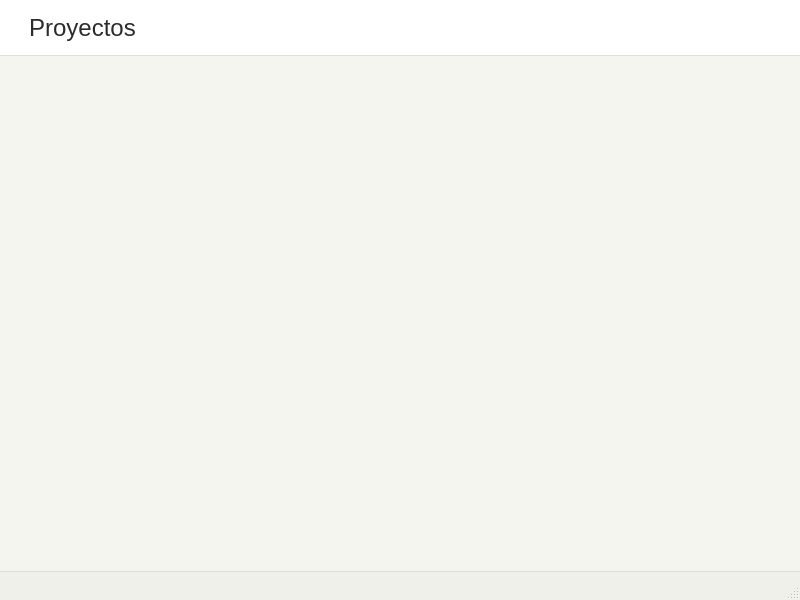
<?xml version="1.0" encoding="UTF-8"?>
<ui version="4.0">
 <class>MainWindow</class>
 <widget class="QMainWindow" name="MainWindow">
  <property name="geometry">
   <rect>
    <x>0</x>
    <y>0</y>
    <width>800</width>
    <height>600</height>
   </rect>
  </property>
  <property name="windowTitle">
   <string>Menu_principal</string>
  </property>
  <property name="styleSheet">
   <string notr="true">/* ============================================================
   HOJA DE ESTILOS QSS — Estilo Profesional Minimalista
   Clases: QMainWindow, QMenuBar, QMenu, QAction
   Tipografía: 18pt | Paleta: Tonos claros y neutros
   ============================================================ */


/* ── VENTANA PRINCIPAL ─────────────────────────────────────── */

QMainWindow {
    background-color: #F5F5F0;
    color: #1A1A1A;
    font-family: &quot;Segoe UI&quot;, &quot;Helvetica Neue&quot;, Arial, sans-serif;
    font-size: 18pt;
}

QMainWindow::separator {
    background-color: #DDDDD8;
    width: 1px;
    height: 1px;
}

QMainWindow::separator:hover {
    background-color: #B0AFA8;
}


/* ── BARRA DE MENÚ ─────────────────────────────────────────── */

QMenuBar {
    background-color: #FFFFFF;
    color: #2C2C2C;
    font-family: &quot;Segoe UI&quot;, &quot;Helvetica Neue&quot;, Arial, sans-serif;
    font-size: 18pt;
    font-weight: 400;
    border-bottom: 1px solid #E0E0DA;
    padding: 4px 8px;
    spacing: 2px;
}

QMenuBar::item {
    background-color: transparent;
    color: #2C2C2C;
    padding: 8px 18px;
    border-radius: 4px;
    margin: 2px 1px;
}

QMenuBar::item:selected {
    background-color: #EFEFEA;
    color: #111111;
}

QMenuBar::item:pressed {
    background-color: #E4E4DE;
    color: #111111;
}


/* ── MENÚ DESPLEGABLE ──────────────────────────────────────── */

QMenu {
    background-color: #FFFFFF;
    color: #2C2C2C;
    font-family: &quot;Segoe UI&quot;, &quot;Helvetica Neue&quot;, Arial, sans-serif;
    font-size: 18pt;
    font-weight: 400;
    border: 1px solid #E0E0DA;
    border-radius: 6px;
    padding: 6px 0px;
}

QMenu::item {
    background-color: transparent;
    color: #2C2C2C;
    padding: 10px 40px 10px 24px;
    margin: 1px 4px;
    border-radius: 4px;
    min-width: 180px;
}

QMenu::item:selected {
    background-color: #F0F0EA;
    color: #111111;
}

QMenu::item:pressed {
    background-color: #E4E4DE;
    color: #111111;
}

QMenu::item:disabled {
    color: #ABABAB;
    background-color: transparent;
}

/* Separadores del menú */
QMenu::separator {
    height: 1px;
    background-color: #E8E8E3;
    margin: 5px 12px;
}

/* Indicador de submenú (flecha) */
QMenu::right-arrow {
    width: 12px;
    height: 12px;
    margin-right: 8px;
    image: none;
    border-left: 2px solid #888888;
    border-bottom: 2px solid #888888;
}

/* Indicador de ítem con checkbox o ícono */
QMenu::indicator {
    width: 16px;
    height: 16px;
    margin-left: 6px;
}

QMenu::indicator:non-exclusive:unchecked {
    border: 1.5px solid #BBBBBB;
    border-radius: 3px;
    background-color: transparent;
}

QMenu::indicator:non-exclusive:checked {
    border: 1.5px solid #5A8A6A;
    border-radius: 3px;
    background-color: #5A8A6A;
}

QMenu::indicator:exclusive:unchecked {
    border: 1.5px solid #BBBBBB;
    border-radius: 8px;
    background-color: transparent;
}

QMenu::indicator:exclusive:checked {
    border: 1.5px solid #5A8A6A;
    border-radius: 8px;
    background-color: #5A8A6A;
}


/* ── BARRA DE ESTADO ───────────────────────────────────────── */

QStatusBar {
    background-color: #F0F0EA;
    color: #666660;
    font-family: &quot;Segoe UI&quot;, &quot;Helvetica Neue&quot;, Arial, sans-serif;
    font-size: 15pt;
    border-top: 1px solid #E0E0DA;
    padding: 2px 12px;
}

QStatusBar::item {
    border: none;
}


/* ── BARRA DE HERRAMIENTAS (opcional) ──────────────────────── */

QToolBar {
    background-color: #FAFAF7;
    border-bottom: 1px solid #E4E4DE;
    padding: 4px;
    spacing: 4px;
    font-size: 18pt;
}

QToolBar::separator {
    background-color: #DDDDD8;
    width: 1px;
    margin: 4px 6px;
}

QToolButton {
    background-color: transparent;
    color: #2C2C2C;
    font-size: 18pt;
    border: 1px solid transparent;
    border-radius: 4px;
    padding: 6px 10px;
}

QToolButton:hover {
    background-color: #EFEFEA;
    border: 1px solid #DDDDD8;
}

QToolButton:pressed {
    background-color: #E4E4DE;
    border: 1px solid #CCCCCA;
}


/* ── TOOLTIP ───────────────────────────────────────────────── */

QToolTip {
    background-color: #2C2C2C;
    color: #F5F5F0;
    font-family: &quot;Segoe UI&quot;, &quot;Helvetica Neue&quot;, Arial, sans-serif;
    font-size: 15pt;
    border: none;
    border-radius: 4px;
    padding: 5px 10px;
    opacity: 230;
}
</string>
  </property>
  <widget class="QWidget" name="centralwidget"/>
  <widget class="QMenuBar" name="menubar">
   <property name="geometry">
    <rect>
     <x>0</x>
     <y>0</y>
     <width>800</width>
     <height>61</height>
    </rect>
   </property>
   <widget class="QMenu" name="menuProyectos">
    <property name="title">
     <string>Proyectos</string>
    </property>
    <widget class="QMenu" name="menuSegundo_parcial">
     <property name="title">
      <string>Segundo parcial</string>
     </property>
     <addaction name="actionRegresi_n_lineal"/>
     <addaction name="actionIntegraci_n_num_rica"/>
    </widget>
    <addaction name="menuSegundo_parcial"/>
    <addaction name="separator"/>
    <addaction name="actionSalir"/>
   </widget>
   <addaction name="menuProyectos"/>
  </widget>
  <widget class="QStatusBar" name="statusbar"/>
  <action name="actionRegresi_n_lineal">
   <property name="text">
    <string>Regresión lineal</string>
   </property>
  </action>
  <action name="actionIntegraci_n_num_rica">
   <property name="text">
    <string>Integración numérica</string>
   </property>
  </action>
  <action name="actionSalir">
   <property name="text">
    <string>Salir</string>
   </property>
  </action>
 </widget>
 <resources/>
 <connections/>
</ui>
